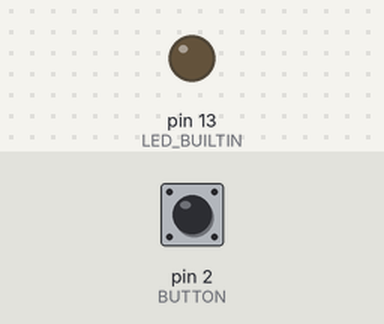
Simulated run of this sketch. Board: Arduino Mega 2560, built with avr-gcc and run on an emulated ATmega2560. Parts: output pins drawn as LEDs (lit = HIGH). Inputs (shaded band) come from the test bench; at power-on: pin 2 (BUTTON) HIGH.

Above: at 1.2 s.
1.3 s: pin 2 (BUTTON) pulled LOW for 0.15 s
At 2.5 s:
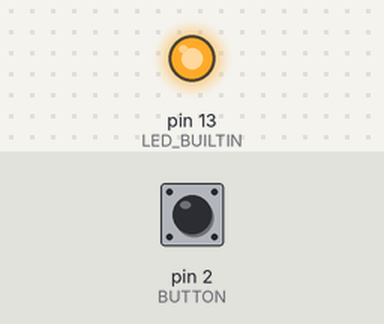
2.9 s: pin 2 (BUTTON) pulled LOW for 1 s
At 3.8 s:
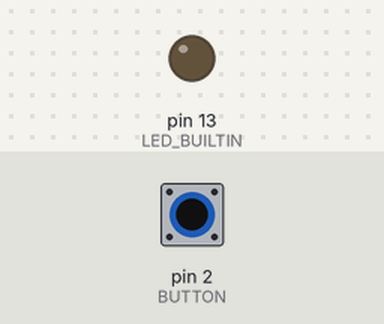
5.4 s: pin 2 (BUTTON) pulled LOW for 3.2 s
At 5.7 s:
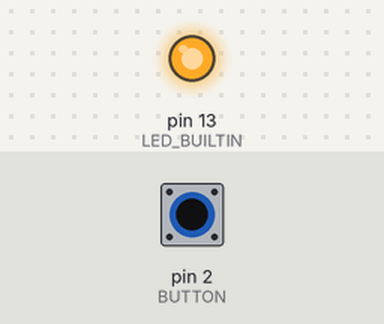
Timing chart, 0 to 8.4 s (numbered marks = the images above; inputs shaded):
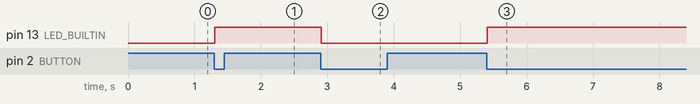

Measured:
- after the input at 1.3 s, pin 13 (LED_BUILTIN): LOW → HIGH at once
- after the input at 2.9 s, pin 13 (LED_BUILTIN): HIGH → LOW at once
- after the input at 5.4 s, pin 13 (LED_BUILTIN): LOW → HIGH at once

The sketch:

submission_02.ino
```cpp
/*
 * Lab 4: Button toggle
 *
 * Button: D2, internal pull-up, active low
 * LED:    LED_BUILTIN (D13)
 * Output: Serial1, 9600 baud
 *
 * Debounce: the button has to read the same value for DEBOUNCE_TIME ms
 * in a row before we treat it as a real change. Uses millis() so the
 * loop never blocks.
 */

#define BUTTON        2
#define DEBOUNCE_TIME 8

bool ledState = false;
int  stableLevel = HIGH;
int  prevLevel = HIGH;
unsigned long changeTime = 0;

// send the current state out the UART
void sendState() {
  if (ledState) {
    Serial1.print("ON");
  } else {
    Serial1.print("OFF");
  }
}

void setup() {
  pinMode(BUTTON, INPUT_PULLUP);
  pinMode(LED_BUILTIN, OUTPUT);
  digitalWrite(LED_BUILTIN, LOW);
  Serial1.begin(9600);
}

void loop() {
  int level = digitalRead(BUTTON);

  if (level != prevLevel) {
    changeTime = millis();      // bounce or real edge, restart timing
  }
  prevLevel = level;

  if ((millis() - changeTime) >= DEBOUNCE_TIME) {
    if (level != stableLevel) {
      stableLevel = level;
      if (stableLevel == LOW) {          // pressed
        ledState = !ledState;
        digitalWrite(LED_BUILTIN, ledState);
        sendState();
      }
    }
  }
}
```
